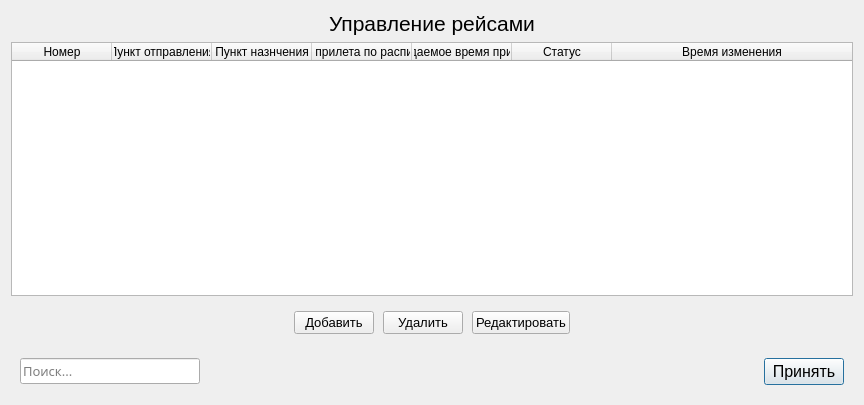
<?xml version="1.0" encoding="UTF-8"?>
<ui version="4.0">
 <class>ManageFlight</class>
 <widget class="QDialog" name="ManageFlight">
  <property name="geometry">
   <rect>
    <x>0</x>
    <y>0</y>
    <width>864</width>
    <height>405</height>
   </rect>
  </property>
  <property name="windowTitle">
   <string>Dialog</string>
  </property>
  <layout class="QGridLayout" name="gridLayout">
   <item row="4" column="0">
    <layout class="QHBoxLayout" name="horizontalLayout">
     <property name="leftMargin">
      <number>9</number>
     </property>
     <property name="topMargin">
      <number>9</number>
     </property>
     <property name="rightMargin">
      <number>9</number>
     </property>
     <property name="bottomMargin">
      <number>9</number>
     </property>
     <item>
      <widget class="QLineEdit" name="lineFind">
       <property name="maximumSize">
        <size>
         <width>180</width>
         <height>16777215</height>
        </size>
       </property>
       <property name="font">
        <font>
         <family>Mongolian Baiti</family>
         <pointsize>10</pointsize>
        </font>
       </property>
       <property name="placeholderText">
        <string>Поиск...</string>
       </property>
      </widget>
     </item>
     <item>
      <spacer name="horizontalSpacer_4">
       <property name="orientation">
        <enum>Qt::Horizontal</enum>
       </property>
       <property name="sizeHint" stdset="0">
        <size>
         <width>40</width>
         <height>20</height>
        </size>
       </property>
      </spacer>
     </item>
     <item>
      <spacer name="horizontalSpacer">
       <property name="orientation">
        <enum>Qt::Horizontal</enum>
       </property>
       <property name="sizeHint" stdset="0">
        <size>
         <width>40</width>
         <height>20</height>
        </size>
       </property>
      </spacer>
     </item>
     <item>
      <widget class="QPushButton" name="accept">
       <property name="font">
        <font>
         <pointsize>12</pointsize>
        </font>
       </property>
       <property name="cursor">
        <cursorShape>PointingHandCursor</cursorShape>
       </property>
       <property name="text">
        <string>Принять</string>
       </property>
      </widget>
     </item>
    </layout>
   </item>
   <item row="0" column="0">
    <widget class="QLabel" name="MainLabel">
     <property name="font">
      <font>
       <pointsize>16</pointsize>
      </font>
     </property>
     <property name="text">
      <string>Управление рейсами</string>
     </property>
     <property name="alignment">
      <set>Qt::AlignCenter</set>
     </property>
    </widget>
   </item>
   <item row="3" column="0">
    <layout class="QGridLayout" name="gridLayout_2">
     <property name="leftMargin">
      <number>9</number>
     </property>
     <property name="topMargin">
      <number>9</number>
     </property>
     <property name="rightMargin">
      <number>9</number>
     </property>
     <property name="bottomMargin">
      <number>9</number>
     </property>
     <property name="horizontalSpacing">
      <number>9</number>
     </property>
     <item row="0" column="2">
      <widget class="QPushButton" name="del">
       <property name="font">
        <font>
         <pointsize>10</pointsize>
        </font>
       </property>
       <property name="cursor">
        <cursorShape>PointingHandCursor</cursorShape>
       </property>
       <property name="text">
        <string>Удалить</string>
       </property>
      </widget>
     </item>
     <item row="0" column="3">
      <widget class="QPushButton" name="edit">
       <property name="font">
        <font>
         <pointsize>10</pointsize>
        </font>
       </property>
       <property name="cursor">
        <cursorShape>PointingHandCursor</cursorShape>
       </property>
       <property name="text">
        <string>Редактировать</string>
       </property>
      </widget>
     </item>
     <item row="0" column="4">
      <spacer name="horizontalSpacer_3">
       <property name="orientation">
        <enum>Qt::Horizontal</enum>
       </property>
       <property name="sizeHint" stdset="0">
        <size>
         <width>40</width>
         <height>20</height>
        </size>
       </property>
      </spacer>
     </item>
     <item row="0" column="1">
      <widget class="QPushButton" name="add">
       <property name="font">
        <font>
         <pointsize>10</pointsize>
        </font>
       </property>
       <property name="cursor">
        <cursorShape>PointingHandCursor</cursorShape>
       </property>
       <property name="text">
        <string>Добавить</string>
       </property>
      </widget>
     </item>
     <item row="0" column="0">
      <spacer name="horizontalSpacer_2">
       <property name="orientation">
        <enum>Qt::Horizontal</enum>
       </property>
       <property name="sizeHint" stdset="0">
        <size>
         <width>40</width>
         <height>20</height>
        </size>
       </property>
      </spacer>
     </item>
    </layout>
   </item>
   <item row="2" column="0">
    <widget class="QTableWidget" name="TableFlight">
     <property name="editTriggers">
      <set>QAbstractItemView::NoEditTriggers</set>
     </property>
     <property name="selectionMode">
      <enum>QAbstractItemView::SingleSelection</enum>
     </property>
     <property name="selectionBehavior">
      <enum>QAbstractItemView::SelectRows</enum>
     </property>
     <attribute name="horizontalHeaderStretchLastSection">
      <bool>true</bool>
     </attribute>
     <column>
      <property name="text">
       <string>Номер</string>
      </property>
      <property name="textAlignment">
       <set>AlignCenter</set>
      </property>
     </column>
     <column>
      <property name="text">
       <string>Пункт отправления</string>
      </property>
      <property name="textAlignment">
       <set>AlignCenter</set>
      </property>
     </column>
     <column>
      <property name="text">
       <string>Пункт назнчения</string>
      </property>
      <property name="textAlignment">
       <set>AlignCenter</set>
      </property>
     </column>
     <column>
      <property name="text">
       <string>Время прилета по расписанию</string>
      </property>
      <property name="textAlignment">
       <set>AlignCenter</set>
      </property>
     </column>
     <column>
      <property name="text">
       <string>Ожидаемое время прилета</string>
      </property>
      <property name="textAlignment">
       <set>AlignCenter</set>
      </property>
     </column>
     <column>
      <property name="text">
       <string>Статус</string>
      </property>
      <property name="textAlignment">
       <set>AlignCenter</set>
      </property>
     </column>
     <column>
      <property name="text">
       <string>Время изменения</string>
      </property>
      <property name="textAlignment">
       <set>AlignCenter</set>
      </property>
     </column>
    </widget>
   </item>
  </layout>
 </widget>
 <resources/>
 <connections>
  <connection>
   <sender>accept</sender>
   <signal>clicked()</signal>
   <receiver>ManageFlight</receiver>
   <slot>close()</slot>
   <hints>
    <hint type="sourcelabel">
     <x>507</x>
     <y>341</y>
    </hint>
    <hint type="destinationlabel">
     <x>281</x>
     <y>185</y>
    </hint>
   </hints>
  </connection>
 </connections>
</ui>
